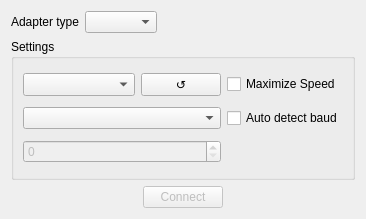
<?xml version="1.0" encoding="UTF-8"?>
<ui version="4.0">
 <class>Dialog</class>
 <widget class="QDialog" name="Dialog">
  <property name="geometry">
   <rect>
    <x>0</x>
    <y>0</y>
    <width>366</width>
    <height>219</height>
   </rect>
  </property>
  <property name="sizePolicy">
   <sizepolicy hsizetype="Preferred" vsizetype="Preferred">
    <horstretch>0</horstretch>
    <verstretch>0</verstretch>
   </sizepolicy>
  </property>
  <property name="windowTitle">
   <string>Dialog</string>
  </property>
  <layout class="QVBoxLayout" name="verticalLayout">
   <item>
    <layout class="QHBoxLayout" name="horizontalLayout_2">
     <item>
      <widget class="QLabel" name="label">
       <property name="text">
        <string>Adapter type</string>
       </property>
      </widget>
     </item>
     <item>
      <widget class="QComboBox" name="comboBox_adapterType"/>
     </item>
     <item>
      <spacer name="horizontalSpacer_3">
       <property name="orientation">
        <enum>Qt::Horizontal</enum>
       </property>
       <property name="sizeHint" stdset="0">
        <size>
         <width>40</width>
         <height>20</height>
        </size>
       </property>
      </spacer>
     </item>
    </layout>
   </item>
   <item>
    <widget class="QGroupBox" name="groupBox">
     <property name="sizePolicy">
      <sizepolicy hsizetype="Preferred" vsizetype="Preferred">
       <horstretch>0</horstretch>
       <verstretch>0</verstretch>
      </sizepolicy>
     </property>
     <property name="title">
      <string>Settings</string>
     </property>
     <layout class="QGridLayout" name="gridLayout">
      <item row="0" column="2">
       <widget class="QCheckBox" name="checkBox_maximize">
        <property name="text">
         <string>Maximize Speed</string>
        </property>
       </widget>
      </item>
      <item row="0" column="1">
       <layout class="QHBoxLayout" name="horizontalLayout">
        <item>
         <widget class="QComboBox" name="comboBox_comPorts">
          <property name="sizePolicy">
           <sizepolicy hsizetype="Expanding" vsizetype="Preferred">
            <horstretch>1</horstretch>
            <verstretch>0</verstretch>
           </sizepolicy>
          </property>
         </widget>
        </item>
        <item>
         <widget class="QPushButton" name="pushButton_comRefresh">
          <property name="sizePolicy">
           <sizepolicy hsizetype="Minimum" vsizetype="Preferred">
            <horstretch>0</horstretch>
            <verstretch>0</verstretch>
           </sizepolicy>
          </property>
          <property name="text">
           <string>↺</string>
          </property>
          <property name="autoDefault">
           <bool>false</bool>
          </property>
         </widget>
        </item>
       </layout>
      </item>
      <item row="1" column="2">
       <widget class="QCheckBox" name="checkBox_autodetect">
        <property name="text">
         <string>Auto detect baud</string>
        </property>
        <property name="checked">
         <bool>false</bool>
        </property>
       </widget>
      </item>
      <item row="1" column="1">
       <widget class="QComboBox" name="comboBox_baudrate"/>
      </item>
      <item row="2" column="1">
       <widget class="QSpinBox" name="spinBox_baudrate">
        <property name="enabled">
         <bool>false</bool>
        </property>
        <property name="maximum">
         <number>20000000</number>
        </property>
       </widget>
      </item>
     </layout>
    </widget>
   </item>
   <item>
    <layout class="QHBoxLayout" name="horizontalLayout_3">
     <item>
      <spacer name="horizontalSpacer">
       <property name="orientation">
        <enum>Qt::Horizontal</enum>
       </property>
       <property name="sizeHint" stdset="0">
        <size>
         <width>40</width>
         <height>20</height>
        </size>
       </property>
      </spacer>
     </item>
     <item>
      <widget class="QPushButton" name="pushButton_OK">
       <property name="enabled">
        <bool>false</bool>
       </property>
       <property name="text">
        <string>Connect</string>
       </property>
      </widget>
     </item>
     <item>
      <spacer name="horizontalSpacer_2">
       <property name="orientation">
        <enum>Qt::Horizontal</enum>
       </property>
       <property name="sizeHint" stdset="0">
        <size>
         <width>40</width>
         <height>20</height>
        </size>
       </property>
      </spacer>
     </item>
    </layout>
   </item>
  </layout>
 </widget>
 <tabstops>
  <tabstop>comboBox_adapterType</tabstop>
  <tabstop>comboBox_comPorts</tabstop>
  <tabstop>pushButton_comRefresh</tabstop>
  <tabstop>checkBox_maximize</tabstop>
  <tabstop>comboBox_baudrate</tabstop>
  <tabstop>checkBox_autodetect</tabstop>
  <tabstop>spinBox_baudrate</tabstop>
  <tabstop>pushButton_OK</tabstop>
 </tabstops>
 <resources/>
 <connections/>
</ui>
